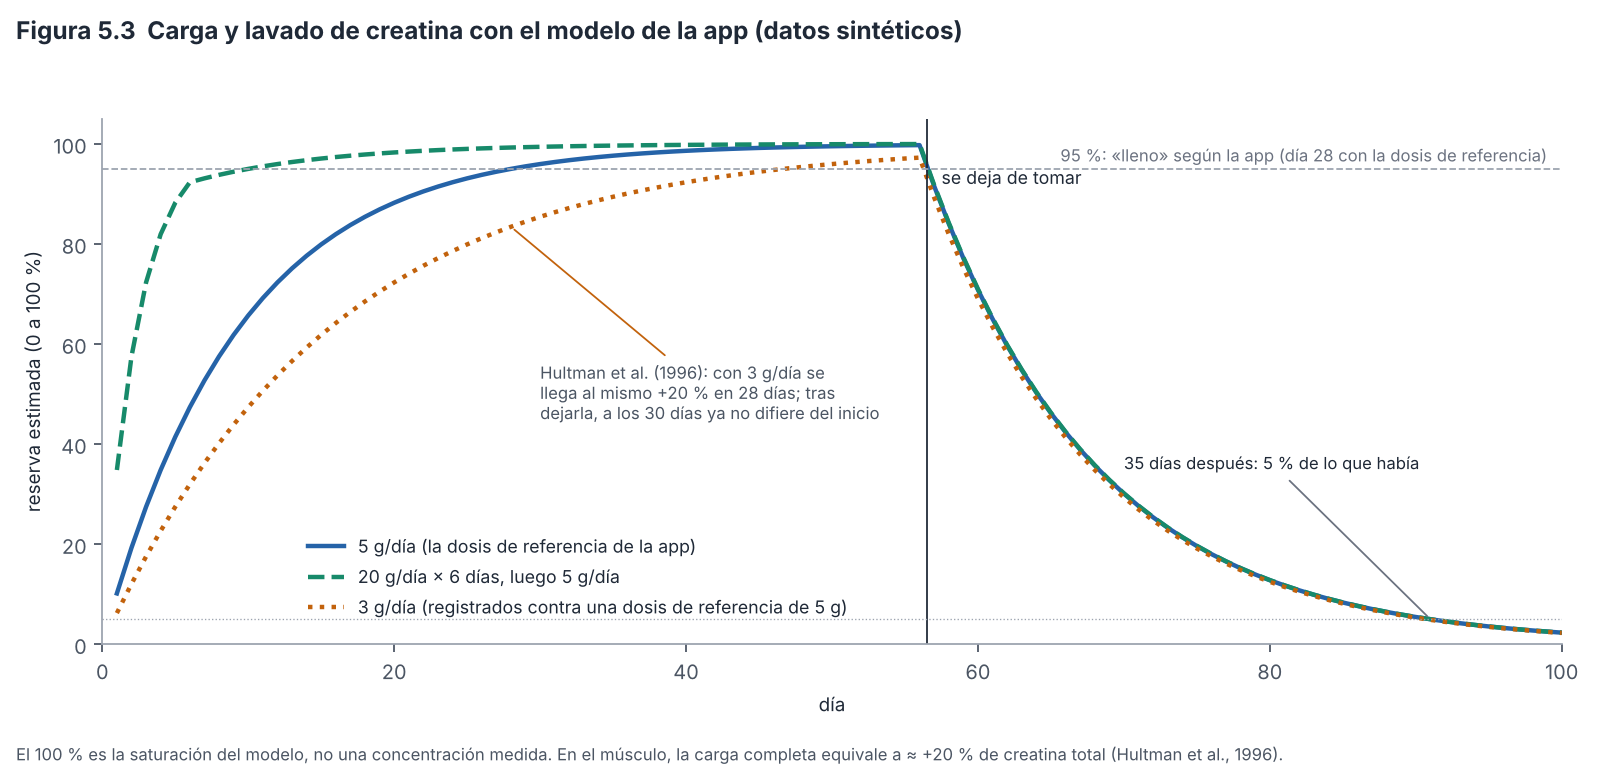

This figure's Python source:
"""Figura 5.3 - Reserva de creatina con el modelo «carga» de Suplementos.carga (data/Lote3.kt):
día con dosis d: nivel += (1 − (1 − s)^(d/dosis))·(100 − nivel), con s = 1 − 0.05^(1/28);
día sin dosis: nivel ·= (1 − b), con b = 1 − 0.05^(1/35). Datos SINTÉTICOS. Uso: python fig27_creatina.py [salida.png]"""
import sys
import numpy as np
import matplotlib
matplotlib.use("Agg")
import matplotlib.pyplot as plt
import estilo  # paleta y tipografía comunes (módulo 12)

CARGA, LAVADO, DOSIS = 28, 35, 5.0
s = 1 - 0.05 ** (1 / CARGA); b = 1 - 0.05 ** (1 / LAVADO)
def serie(dosis_por_dia):
    nivel, out = 0.0, []
    for d in dosis_por_dia:
        nivel = nivel + (1 - (1 - s) ** (d / DOSIS)) * (100 - nivel) if d > 0 else nivel * (1 - b)
        out.append(nivel)
    return np.array(out)

N = 100
mant = [5.0] * 56 + [0.0] * (N - 56)                      # 5 g diarios 8 semanas y se deja
carga = [20.0] * 6 + [5.0] * 50 + [0.0] * (N - 56)          # carga de 20 g × 6 días, luego 5 g
tres = [3.0] * 56 + [0.0] * (N - 56)                        # 3 g diarios (el protocolo lento de Hultman et al., 1996)
dias = np.arange(1, N + 1)
fig, ax = plt.subplots(figsize=(10, 4.8), dpi=160)
for y, nom, c, ls in [(serie(mant), "5 g/día (la dosis de referencia de la app)", estilo.AZUL, "-"),
                      (serie(carga), "20 g/día × 6 días, luego 5 g/día", estilo.VERDE, "--"),
                      (serie(tres), "3 g/día (registrados contra una dosis de referencia de 5 g)", estilo.OCRE, ":")]:
    ax.plot(dias, y, color=c, ls=ls, lw=2, label=nom)
ax.axvline(56.5, color=estilo.TINTA, lw=.8); ax.text(57.5, 92, "se deja de tomar", fontsize=8)
ax.axhline(95, color=estilo.GRIS_MEDIO, lw=.8, ls="--"); ax.text(99, 96.5, "95 %: «lleno» según la app (día 28 con la dosis de referencia)", fontsize=7.5, color=estilo.GRIS, ha="right")
ax.axhline(100 * 0.05 * serie(mant)[55] / 100, color=estilo.GRIS_MEDIO, lw=.6, ls=":")
ax.annotate("35 días después: 5 % de lo que había", (56 + 35, serie(mant)[56 + 34]), xytext=(70, 35), fontsize=7.5,
            arrowprops=dict(arrowstyle="-", color=estilo.GRIS, lw=.8))
ax.annotate("Hultman et al. (1996): con 3 g/día se\nllega al mismo +20 % en 28 días; tras\ndejarla, a los 30 días ya no difiere del inicio",
            (28, serie(tres)[27]), xytext=(30, 45), fontsize=7.5, color=estilo.TINTA_2, arrowprops=dict(arrowstyle="-", color=estilo.OCRE, lw=.8))
ax.set_xlabel("día", fontsize=8.5); ax.set_ylabel("reserva estimada (0 a 100 %)", fontsize=8.5); ax.set_ylim(0, 105); ax.set_xlim(0, N)
ax.legend(fontsize=8, frameon=False, loc="lower left", bbox_to_anchor=(.13, .02))
fig.suptitle("Figura 5.3  Carga y lavado de creatina con el modelo de la app (datos sintéticos)", x=.01, ha="left", fontsize=11, weight="bold", color=estilo.TINTA)
fig.text(.01, .01, "El 100 % es la saturación del modelo, no una concentración medida. En el músculo, la carga completa equivale a ≈ +20 % de creatina total (Hultman et al., 1996).",
         fontsize=7.5, color=estilo.TINTA_2)
fig.tight_layout(rect=(0, .04, 1, .94))
fig.savefig(sys.argv[1] if len(sys.argv) > 1 else "fig27_creatina.png")
print(f"s={s:.4f} b={b:.4f}; 5g día28={serie(mant)[27]:.1f}; carga día6={serie(carga)[5]:.1f}; 3g día28={serie(tres)[27]:.1f}; "
      f"5g día56={serie(mant)[55]:.1f} → 30 días después {serie(mant)[85]:.1f}, 35 días después {serie(mant)[90]:.1f}")
